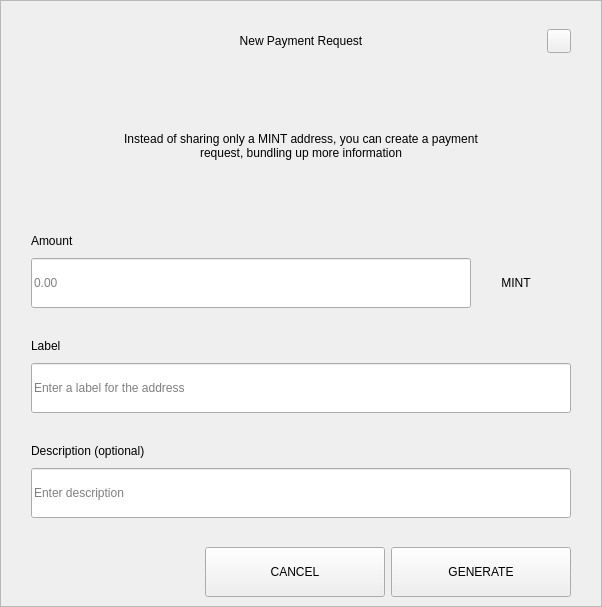
<?xml version="1.0" encoding="UTF-8"?>
<ui version="4.0">
 <class>RequestDialog</class>
 <widget class="QDialog" name="RequestDialog">
  <property name="geometry">
   <rect>
    <x>0</x>
    <y>0</y>
    <width>602</width>
    <height>607</height>
   </rect>
  </property>
  <property name="windowTitle">
   <string>Dialog</string>
  </property>
  <layout class="QVBoxLayout" name="verticalLayout_5">
   <property name="spacing">
    <number>0</number>
   </property>
   <property name="leftMargin">
    <number>0</number>
   </property>
   <property name="topMargin">
    <number>0</number>
   </property>
   <property name="rightMargin">
    <number>0</number>
   </property>
   <property name="bottomMargin">
    <number>0</number>
   </property>
   <item>
    <widget class="QFrame" name="frame">
     <property name="styleSheet">
      <string notr="true"/>
     </property>
     <property name="frameShape">
      <enum>QFrame::StyledPanel</enum>
     </property>
     <property name="frameShadow">
      <enum>QFrame::Raised</enum>
     </property>
     <layout class="QVBoxLayout" name="verticalLayout_4" stretch="1,0,0">
      <property name="spacing">
       <number>0</number>
      </property>
      <property name="leftMargin">
       <number>30</number>
      </property>
      <property name="topMargin">
       <number>20</number>
      </property>
      <property name="rightMargin">
       <number>30</number>
      </property>
      <property name="bottomMargin">
       <number>0</number>
      </property>
      <item>
       <layout class="QHBoxLayout" name="horizontalLayout_3">
        <property name="spacing">
         <number>0</number>
        </property>
        <item>
         <spacer name="horizontalSpacer_21">
          <property name="orientation">
           <enum>Qt::Horizontal</enum>
          </property>
          <property name="sizeHint" stdset="0">
           <size>
            <width>40</width>
            <height>20</height>
           </size>
          </property>
         </spacer>
        </item>
        <item>
         <widget class="QLabel" name="labelTitle">
          <property name="minimumSize">
           <size>
            <width>0</width>
            <height>40</height>
           </size>
          </property>
          <property name="maximumSize">
           <size>
            <width>16777215</width>
            <height>40</height>
           </size>
          </property>
          <property name="styleSheet">
           <string notr="true">padding-left:24px;</string>
          </property>
          <property name="text">
           <string>New Payment Request</string>
          </property>
          <property name="alignment">
           <set>Qt::AlignCenter</set>
          </property>
          <property name="margin">
           <number>7</number>
          </property>
         </widget>
        </item>
        <item>
         <spacer name="horizontalSpacer">
          <property name="orientation">
           <enum>Qt::Horizontal</enum>
          </property>
          <property name="sizeHint" stdset="0">
           <size>
            <width>40</width>
            <height>20</height>
           </size>
          </property>
         </spacer>
        </item>
        <item>
         <widget class="QPushButton" name="btnEsc">
          <property name="minimumSize">
           <size>
            <width>24</width>
            <height>24</height>
           </size>
          </property>
          <property name="maximumSize">
           <size>
            <width>24</width>
            <height>24</height>
           </size>
          </property>
          <property name="focusPolicy">
           <enum>Qt::NoFocus</enum>
          </property>
          <property name="text">
           <string/>
          </property>
         </widget>
        </item>
       </layout>
      </item>
      <item>
       <widget class="QStackedWidget" name="stack">
        <property name="minimumSize">
         <size>
          <width>540</width>
          <height>0</height>
         </size>
        </property>
        <property name="maximumSize">
         <size>
          <width>540</width>
          <height>16777215</height>
         </size>
        </property>
        <property name="currentIndex">
         <number>0</number>
        </property>
        <widget class="QWidget" name="page_1">
         <property name="minimumSize">
          <size>
           <width>540</width>
           <height>0</height>
          </size>
         </property>
         <property name="maximumSize">
          <size>
           <width>540</width>
           <height>16777215</height>
          </size>
         </property>
         <layout class="QVBoxLayout" name="layout1">
          <property name="spacing">
           <number>0</number>
          </property>
          <property name="leftMargin">
           <number>0</number>
          </property>
          <property name="topMargin">
           <number>0</number>
          </property>
          <property name="rightMargin">
           <number>0</number>
          </property>
          <property name="bottomMargin">
           <number>0</number>
          </property>
          <item>
           <spacer name="verticalSpacer_21">
            <property name="orientation">
             <enum>Qt::Vertical</enum>
            </property>
            <property name="sizeType">
             <enum>QSizePolicy::Fixed</enum>
            </property>
            <property name="sizeHint" stdset="0">
             <size>
              <width>20</width>
              <height>30</height>
             </size>
            </property>
           </spacer>
          </item>
          <item alignment="Qt::AlignHCenter">
           <widget class="QLabel" name="labelMessage">
            <property name="minimumSize">
             <size>
              <width>400</width>
              <height>50</height>
             </size>
            </property>
            <property name="text">
             <string>Instead of sharing only a MINT address, you can create a payment request, bundling up more information</string>
            </property>
            <property name="alignment">
             <set>Qt::AlignCenter</set>
            </property>
            <property name="wordWrap">
             <bool>true</bool>
            </property>
           </widget>
          </item>
          <item alignment="Qt::AlignBottom">
           <widget class="QWidget" name="containerAmount" native="true">
            <layout class="QVBoxLayout" name="verticalLayout">
             <property name="spacing">
              <number>9</number>
             </property>
             <property name="leftMargin">
              <number>0</number>
             </property>
             <property name="topMargin">
              <number>0</number>
             </property>
             <property name="rightMargin">
              <number>0</number>
             </property>
             <property name="bottomMargin">
              <number>0</number>
             </property>
             <item>
              <widget class="QLabel" name="labelSubtitleAmount">
               <property name="minimumSize">
                <size>
                 <width>350</width>
                 <height>16</height>
                </size>
               </property>
               <property name="maximumSize">
                <size>
                 <width>16777215</width>
                 <height>16</height>
                </size>
               </property>
               <property name="text">
                <string>Amount</string>
               </property>
              </widget>
             </item>
             <item alignment="Qt::AlignTop">
              <widget class="QWidget" name="layoutAmount" native="true">
               <layout class="QHBoxLayout" name="horizontalLayout" stretch="2,0">
                <property name="spacing">
                 <number>0</number>
                </property>
                <property name="leftMargin">
                 <number>0</number>
                </property>
                <property name="topMargin">
                 <number>0</number>
                </property>
                <property name="rightMargin">
                 <number>0</number>
                </property>
                <property name="bottomMargin">
                 <number>0</number>
                </property>
                <item>
                 <widget class="QLineEdit" name="lineEditAmount">
                  <property name="minimumSize">
                   <size>
                    <width>0</width>
                    <height>50</height>
                   </size>
                  </property>
                  <property name="maximumSize">
                   <size>
                    <width>16777215</width>
                    <height>50</height>
                   </size>
                  </property>
                  <property name="placeholderText">
                   <string notr="true">0.00</string>
                  </property>
                 </widget>
                </item>
                <item>
                 <widget class="QWidget" name="comboContainer" native="true">
                  <property name="minimumSize">
                   <size>
                    <width>100</width>
                    <height>50</height>
                   </size>
                  </property>
                  <property name="maximumSize">
                   <size>
                    <width>16777215</width>
                    <height>50</height>
                   </size>
                  </property>
                  <layout class="QHBoxLayout" name="horizontalLayout_31">
                   <property name="spacing">
                    <number>0</number>
                   </property>
                   <property name="leftMargin">
                    <number>0</number>
                   </property>
                   <property name="topMargin">
                    <number>0</number>
                   </property>
                   <property name="rightMargin">
                    <number>10</number>
                   </property>
                   <property name="bottomMargin">
                    <number>0</number>
                   </property>
                   <item>
                    <widget class="QLabel" name="comboBoxCoin">
                     <property name="text">
                      <string>MINT</string>
                     </property>
                     <property name="alignment">
                      <set>Qt::AlignCenter</set>
                     </property>
                    </widget>
                   </item>
                  </layout>
                 </widget>
                </item>
               </layout>
              </widget>
             </item>
            </layout>
           </widget>
          </item>
          <item>
           <spacer name="verticalSpacer_31">
            <property name="orientation">
             <enum>Qt::Vertical</enum>
            </property>
            <property name="sizeType">
             <enum>QSizePolicy::Fixed</enum>
            </property>
            <property name="sizeHint" stdset="0">
             <size>
              <width>20</width>
              <height>30</height>
             </size>
            </property>
           </spacer>
          </item>
          <item>
           <layout class="QVBoxLayout" name="verticalLayoutLabel">
            <property name="spacing">
             <number>9</number>
            </property>
            <item>
             <widget class="QLabel" name="labelSubtitleLabel">
              <property name="minimumSize">
               <size>
                <width>0</width>
                <height>16</height>
               </size>
              </property>
              <property name="maximumSize">
               <size>
                <width>16777215</width>
                <height>16</height>
               </size>
              </property>
              <property name="text">
               <string>Label</string>
              </property>
             </widget>
            </item>
            <item>
             <widget class="QLineEdit" name="lineEditLabel">
              <property name="minimumSize">
               <size>
                <width>0</width>
                <height>50</height>
               </size>
              </property>
              <property name="maximumSize">
               <size>
                <width>16777215</width>
                <height>50</height>
               </size>
              </property>
              <property name="placeholderText">
               <string>Enter a label for the address</string>
              </property>
             </widget>
            </item>
           </layout>
          </item>
          <item>
           <spacer name="verticalSpacer_34">
            <property name="orientation">
             <enum>Qt::Vertical</enum>
            </property>
            <property name="sizeType">
             <enum>QSizePolicy::Fixed</enum>
            </property>
            <property name="sizeHint" stdset="0">
             <size>
              <width>20</width>
              <height>30</height>
             </size>
            </property>
           </spacer>
          </item>
          <item>
           <layout class="QVBoxLayout" name="verticalLayoutDescription">
            <property name="spacing">
             <number>9</number>
            </property>
            <item>
             <widget class="QLabel" name="labelSubtitleDescription">
              <property name="minimumSize">
               <size>
                <width>0</width>
                <height>16</height>
               </size>
              </property>
              <property name="maximumSize">
               <size>
                <width>16777215</width>
                <height>16</height>
               </size>
              </property>
              <property name="text">
               <string>Description (optional)</string>
              </property>
             </widget>
            </item>
            <item>
             <widget class="QLineEdit" name="lineEditDescription">
              <property name="minimumSize">
               <size>
                <width>0</width>
                <height>50</height>
               </size>
              </property>
              <property name="maximumSize">
               <size>
                <width>16777215</width>
                <height>50</height>
               </size>
              </property>
              <property name="placeholderText">
               <string>Enter description</string>
              </property>
             </widget>
            </item>
            <item>
             <spacer name="verticalSpacer_4">
              <property name="orientation">
               <enum>Qt::Vertical</enum>
              </property>
              <property name="sizeType">
               <enum>QSizePolicy::Fixed</enum>
              </property>
              <property name="sizeHint" stdset="0">
               <size>
                <width>20</width>
                <height>20</height>
               </size>
              </property>
             </spacer>
            </item>
           </layout>
          </item>
         </layout>
        </widget>
        <widget class="QWidget" name="page_2">
         <layout class="QVBoxLayout" name="layout2">
          <item>
           <spacer name="verticalSpacer_5">
            <property name="orientation">
             <enum>Qt::Vertical</enum>
            </property>
            <property name="sizeType">
             <enum>QSizePolicy::Fixed</enum>
            </property>
            <property name="sizeHint" stdset="0">
             <size>
              <width>20</width>
              <height>50</height>
             </size>
            </property>
           </spacer>
          </item>
          <item alignment="Qt::AlignHCenter">
           <widget class="QLabel" name="labelQrImg">
            <property name="minimumSize">
             <size>
              <width>260</width>
              <height>260</height>
             </size>
            </property>
            <property name="maximumSize">
             <size>
              <width>260</width>
              <height>260</height>
             </size>
            </property>
            <property name="text">
             <string/>
            </property>
            <property name="alignment">
             <set>Qt::AlignCenter</set>
            </property>
           </widget>
          </item>
          <item>
           <spacer name="verticalSpacer_2">
            <property name="orientation">
             <enum>Qt::Vertical</enum>
            </property>
            <property name="sizeType">
             <enum>QSizePolicy::Fixed</enum>
            </property>
            <property name="sizeHint" stdset="0">
             <size>
              <width>20</width>
              <height>30</height>
             </size>
            </property>
           </spacer>
          </item>
          <item alignment="Qt::AlignHCenter">
           <widget class="QLabel" name="labelAddress">
            <property name="text">
             <string>D7VFR83SQbiezrW72hjcWJtcfip5krte2Z </string>
            </property>
           </widget>
          </item>
          <item>
           <spacer name="verticalSpacer_32">
            <property name="orientation">
             <enum>Qt::Vertical</enum>
            </property>
            <property name="sizeType">
             <enum>QSizePolicy::Expanding</enum>
            </property>
            <property name="sizeHint" stdset="0">
             <size>
              <width>20</width>
              <height>20</height>
             </size>
            </property>
           </spacer>
          </item>
          <item>
           <layout class="QHBoxLayout" name="horizontal">
            <property name="leftMargin">
             <number>20</number>
            </property>
            <property name="rightMargin">
             <number>20</number>
            </property>
            <property name="bottomMargin">
             <number>20</number>
            </property>
            <item>
             <spacer name="horizontalSpacer_4">
              <property name="orientation">
               <enum>Qt::Horizontal</enum>
              </property>
              <property name="sizeHint" stdset="0">
               <size>
                <width>40</width>
                <height>20</height>
               </size>
              </property>
             </spacer>
            </item>
            <item>
             <widget class="QPushButton" name="btnCopyAddress">
              <property name="minimumSize">
               <size>
                <width>180</width>
                <height>50</height>
               </size>
              </property>
              <property name="text">
               <string>COPY ADDRESS</string>
              </property>
             </widget>
            </item>
            <item>
             <widget class="QPushButton" name="btnCopyUrl">
              <property name="minimumSize">
               <size>
                <width>180</width>
                <height>50</height>
               </size>
              </property>
              <property name="text">
               <string>COPY URL</string>
              </property>
             </widget>
            </item>
            <item>
             <spacer name="horizontalSpacer_2">
              <property name="orientation">
               <enum>Qt::Horizontal</enum>
              </property>
              <property name="sizeHint" stdset="0">
               <size>
                <width>40</width>
                <height>20</height>
               </size>
              </property>
             </spacer>
            </item>
           </layout>
          </item>
         </layout>
        </widget>
       </widget>
      </item>
      <item>
       <widget class="QWidget" name="buttonsStack" native="true">
        <layout class="QHBoxLayout" name="horizontalLayout_5">
         <property name="leftMargin">
          <number>20</number>
         </property>
         <property name="rightMargin">
          <number>0</number>
         </property>
         <item>
          <spacer name="horizontalSpacer_41">
           <property name="orientation">
            <enum>Qt::Horizontal</enum>
           </property>
           <property name="sizeHint" stdset="0">
            <size>
             <width>40</width>
             <height>20</height>
            </size>
           </property>
          </spacer>
         </item>
         <item>
          <widget class="QPushButton" name="btnCancel">
           <property name="minimumSize">
            <size>
             <width>180</width>
             <height>50</height>
            </size>
           </property>
           <property name="focusPolicy">
            <enum>Qt::NoFocus</enum>
           </property>
           <property name="text">
            <string>CANCEL</string>
           </property>
          </widget>
         </item>
         <item>
          <widget class="QPushButton" name="btnSave">
           <property name="minimumSize">
            <size>
             <width>180</width>
             <height>50</height>
            </size>
           </property>
           <property name="focusPolicy">
            <enum>Qt::NoFocus</enum>
           </property>
           <property name="text">
            <string>GENERATE</string>
           </property>
          </widget>
         </item>
        </layout>
       </widget>
      </item>
     </layout>
    </widget>
   </item>
  </layout>
 </widget>
 <resources/>
 <connections/>
</ui>
